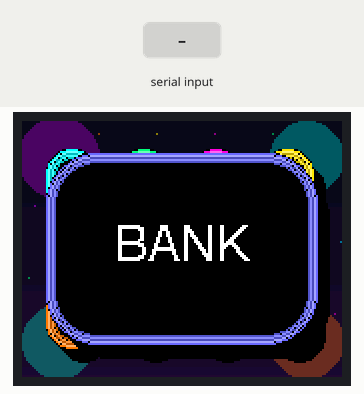
Recording of a sketch running on a simulated ESP32. Parts: 160×128 colour display. The test bench sets the inputs (shaded band). EEPROM starts erased.

Above: at 1.6 s.
1.7 s: "@U,,45\n" received over the second serial link
At 1.82 s:
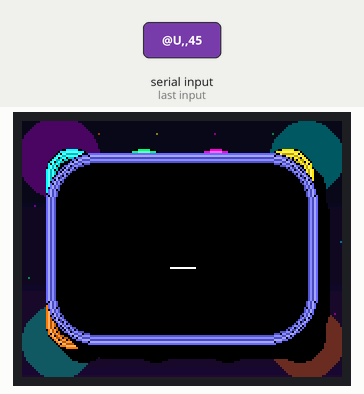
At 3.0 s:
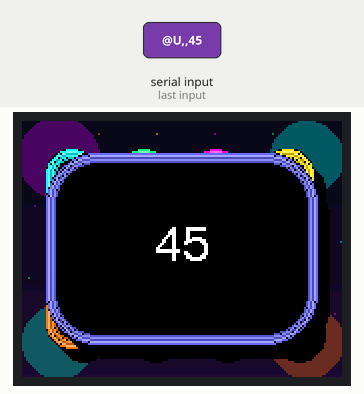
Timing chart, 0 to 4.7 s (numbered marks = the images above; inputs shaded):
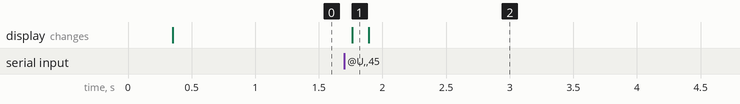

The sketch:

esp32-2432.ino
```cpp
#include <Arduino.h>
#include <Preferences.h>
#include <TFT_eSPI.h>
#include <math.h>

TFT_eSPI tft = TFT_eSPI();
TFT_eSprite cardSpr = TFT_eSprite(&tft);
TFT_eSprite bankSpr = TFT_eSprite(&tft);
Preferences prefs;

// -------------------- UART --------------------
static const int UART_RX_PIN = 3;
static const int UART_TX_PIN = 1;
static const uint32_t UART_BAUD = 115200;
#define UART_PORT Serial1

// -------------------- state --------------------
static String bankName = "BANK";
static String swName[8] = {"SW1","SW2","SW3","SW4","SW5","SW6","SW7","SW8"};
static int bankIndex = 0; // เก็บไว้แต่ไม่โชว์
static String lineBuf;

// debounce NVS save
static bool nvsDirty = false;
static uint32_t nvsSaveAtMs = 0;
static const uint32_t NVS_DEBOUNCE_MS = 800;

// -------------------- layout --------------------
struct Rect { int x, y, w, h; };
static Rect cardTop[4];
static Rect cardBot[4];
static Rect bankRect;
static bool layoutReady = false;

// -------------------- cache --------------------
static String prevBank = "";
static String prevSw[8];

// -------------------- UI geometry --------------------
static const int R_SWITCH = 20; // โค้ง
static const int R_BANK   = 26; // โค้ง

// -------------------- typewriter animation (BANK only) --------------------
static bool bankTyping = false;
static String bankTarget = "BANK";     // full (fitted) text to type
static int bankTypedLen = 0;
static uint32_t bankNextStepMs = 0;
static const uint32_t BANK_TYPE_MS = 55; // ความเร็วพิมพ์ทีละตัว

// -------------------- color helpers --------------------
static uint16_t rgb565(uint8_t r, uint8_t g, uint8_t b)
{
  return ((r & 0xF8) << 8) | ((g & 0xFC) << 3) | (b >> 3);
}

static uint16_t blend565(uint16_t a, uint16_t b, uint8_t t) // 0..255
{
  uint8_t ar = (a >> 11) & 0x1F; ar = (ar * 255) / 31;
  uint8_t ag = (a >> 5)  & 0x3F; ag = (ag * 255) / 63;
  uint8_t ab = (a)       & 0x1F; ab = (ab * 255) / 31;

  uint8_t br = (b >> 11) & 0x1F; br = (br * 255) / 31;
  uint8_t bg = (b >> 5)  & 0x3F; bg = (bg * 255) / 63;
  uint8_t bb = (b)       & 0x1F; bb = (bb * 255) / 31;

  uint8_t cr = (uint8_t)((ar * (255 - t) + br * t) / 255);
  uint8_t cg = (uint8_t)((ag * (255 - t) + bg * t) / 255);
  uint8_t cb = (uint8_t)((ab * (255 - t) + bb * t) / 255);

  return rgb565(cr, cg, cb);
}

static void vgradTFT(int x, int y, int w, int h, uint16_t topC, uint16_t botC)
{
  if (w <= 0 || h <= 0) return;
  int denom = (h > 1) ? (h - 1) : 1;
  for (int i = 0; i < h; i++) {
    uint8_t t = (uint8_t)((i * 255) / denom);
    tft.drawFastHLine(x, y + i, w, blend565(topC, botC, t));
  }
}

// gradient “แบบมนโค้ง” ลง sprite (มุมโปร่งใสไว้ push แบบ transparent)
static void vgradRoundSPR(TFT_eSprite &g, int w, int h, int radius, uint16_t topC, uint16_t botC)
{
  if (w <= 0 || h <= 0) return;
  if (radius < 0) radius = 0;
  if (radius * 2 > w) radius = w / 2;
  if (radius * 2 > h) radius = h / 2;

  int denom = (h > 1) ? (h - 1) : 1;

  for (int y = 0; y < h; y++) {
    uint8_t t = (uint8_t)((y * 255) / denom);
    uint16_t c = blend565(topC, botC, t);

    int dx = 0;
    if (radius > 0) {
      if (y < radius) {
        int yy = (radius - 1) - y;
        float fx = sqrtf((float)radius * (float)radius - (float)yy * (float)yy);
        dx = radius - (int)(fx + 0.5f);
      } else if (y >= (h - radius)) {
        int yy = y - (h - radius);
        float fx = sqrtf((float)radius * (float)radius - (float)yy * (float)yy);
        dx = radius - (int)(fx + 0.5f);
      }
    }

    int x = dx;
    int ww = w - 2 * dx;
    if (ww > 0) g.drawFastHLine(x, y, ww, c);
  }
}

// -------------------- string helpers --------------------
static String toUpperAscii(const String &in)
{
  String out = in;
  for (size_t i = 0; i < out.length(); i++) {
    char c = out[i];
    if (c >= 'a' && c <= 'z') out[i] = (char)(c - 'a' + 'A');
  }
  return out;
}

static String normName(const String &in, const char *fallback)
{
  String s = in;
  s.trim();
  if (s.length() == 0) return String(fallback);
  return toUpperAscii(s);
}

// -------------------- text helpers --------------------
static String fitText(TFT_eSprite &g, const String &txt, int maxPx, int font)
{
  String s = txt;
  if (s.length() == 0) return s;
  if (g.textWidth(s, font) <= maxPx) return s;

  const String dots = "...";
  const int dotsW = g.textWidth(dots, font);
  while (s.length() > 0 && (g.textWidth(s, font) + dotsW) > maxPx) {
    s.remove(s.length() - 1);
  }
  if (s.length() == 0) return dots;
  return s + dots;
}

// switch: font 2 คงที่ (center)
static void drawCenteredFixedFont2(TFT_eSprite &g, int x, int y, int w, int h,
                                   const String &label, uint16_t fg, uint16_t bg)
{
  const int font = 2;
  const int pad = 12;
  const int maxPx = w - pad * 2;

  String shown = fitText(g, label, maxPx, font);

  g.setTextDatum(MC_DATUM);
  g.setTextFont(font);

  g.setTextColor(rgb565(0,0,0), bg);
  g.drawString(shown, x + w/2 + 1, y + h/2 + 1);

  g.setTextColor(fg, bg);
  g.drawString(shown, x + w/2, y + h/2);
}

// BANK: font 4 center (typewriter)
static void drawBankCenteredTypewriterFont4(TFT_eSprite &g, int w, int h,
                                            const String &label, uint16_t fg, uint16_t bg)
{
  const int font = 4;
  const int padX = 22;
  const int maxPx = w - padX * 2;

  String shown = fitText(g, label, maxPx, font);

  g.setTextDatum(MC_DATUM);
  g.setTextFont(font);

  g.setTextColor(rgb565(0,0,0), bg);
  g.drawString(shown, w/2 + 2, h/2 + 2);

  g.setTextColor(fg, bg);
  g.drawString(shown, w/2, h/2);
}

// -------------------- layout compute --------------------
static void computeLayout()
{
  const int W = tft.width();
  const int H = tft.height();

  const int margin = 12;
  const int gap = 10;

  const int cardW = (W - margin * 2 - gap * 3) / 4;
  const int cardH = 62;

  const int topY = 14;
  const int botY = H - 14 - cardH;

  const int midTop = topY + cardH;
  const int midBot = botY;
  const int midH = midBot - midTop;

  int bankH = 96;
  int bankW = W - margin * 2;
  if (midH > 0) {
    int maxH = midH - 16;
    if (maxH < 72) maxH = 72;
    if (bankH > maxH) bankH = maxH;
  }

  const int bankX = margin;
  const int bankY = midTop + (midH - bankH) / 2;

  for (int i = 0; i < 4; i++) {
    int x = margin + i * (cardW + gap);
    cardTop[i] = {x, topY, cardW, cardH};
    cardBot[i] = {x, botY, cardW, cardH};
  }
  bankRect = {bankX, bankY, bankW, bankH};
  layoutReady = true;
}

// -------------------- THEME --------------------
static uint16_t BG_TOP, BG_BOT;
static uint16_t TXT_MAIN;
static uint16_t SHADOW_1, SHADOW_2;

static uint16_t ACC_SW[8];
static uint16_t ACC_BANK_1, ACC_BANK_2;

static uint16_t TRANSP;

// -------------------- background --------------------
static void drawStaticBackground()
{
  vgradTFT(0, 0, tft.width(), tft.height(), BG_TOP, BG_BOT);

  for (int y = 6; y < tft.height(); y += 18) {
    int x0 = (y * 11) % 19;
    for (int x = x0; x < tft.width(); x += 29) {
      int k = (x + y) % 10;
      uint16_t c = BG_TOP;
      if (k == 0) c = blend565(ACC_SW[0], BG_TOP, 120);
      else if (k == 1) c = blend565(ACC_SW[1], BG_TOP, 120);
      else if (k == 2) c = blend565(ACC_SW[2], BG_TOP, 120);
      else if (k == 3) c = blend565(ACC_SW[3], BG_TOP, 120);
      else if (k == 4) c = blend565(ACC_SW[4], BG_TOP, 120);
      else if (k == 5) c = blend565(ACC_SW[5], BG_TOP, 120);
      else if (k == 6) c = blend565(ACC_SW[6], BG_TOP, 120);
      else if (k == 7) c = blend565(ACC_SW[7], BG_TOP, 120);
      else if (k == 8) c = blend565(ACC_BANK_1, BG_TOP, 120);
      else c = blend565(ACC_BANK_2, BG_TOP, 120);
      tft.drawPixel(x, y, c);
    }
  }

  tft.fillCircle(18, 18, 20, blend565(ACC_BANK_1, BG_TOP, 170));
  tft.fillCircle(tft.width() - 18, 18, 18, blend565(ACC_SW[0], BG_TOP, 170));
  tft.fillCircle(tft.width() - 18, tft.height() - 18, 18, blend565(ACC_SW[4], BG_BOT, 170));
  tft.fillCircle(18, tft.height() - 18, 18, blend565(ACC_SW[6], BG_BOT, 170));
}

static void drawShadowOnTFT(int x, int y, int w, int h, int radius)
{
  tft.fillRoundRect(x + 6, y + 7, w, h, radius, SHADOW_2);
  tft.fillRoundRect(x + 3, y + 4, w, h, radius, SHADOW_1);
}

// -------------------- THICK VIVID BORDER (5 layers) --------------------
static void drawThickVividBorderSPR(TFT_eSprite &g, int w, int h, int radius, uint16_t accent)
{
  uint16_t white = rgb565(255,255,255);
  uint16_t black = rgb565(0,0,0);

  // 5 ชั้น: สด -> ไฮไลต์ -> เข้ม -> ไฮไลต์ -> เข้ม
  uint16_t c0 = accent;
  uint16_t c1 = blend565(white, accent, 150);
  uint16_t c2 = blend565(black, accent, 185);
  uint16_t c3 = blend565(white, accent, 190);
  uint16_t c4 = blend565(black, accent, 205);

  g.drawRoundRect(0, 0, w, h, radius, c0);
  g.drawRoundRect(1, 1, w - 2, h - 2, radius - 1, c1);
  g.drawRoundRect(2, 2, w - 4, h - 4, radius - 2, c2);
  g.drawRoundRect(3, 3, w - 6, h - 6, radius - 3, c3);
  g.drawRoundRect(4, 4, w - 8, h - 8, radius - 4, c4);
}

static uint16_t bankAccentMix()
{
  return blend565(ACC_BANK_1, ACC_BANK_2, 128);
}

// -------------------- SWITCH CARD (static) --------------------
static void drawSwitchCardStatic(const Rect &r, uint16_t accent, const String &label)
{
  drawShadowOnTFT(r.x, r.y, r.w, r.h, R_SWITCH);

  cardSpr.fillSprite(TRANSP);

  // ✅ พื้นหลังการ์ด “ดำ”
  uint16_t topC = rgb565(0, 0, 0);
  uint16_t botC = rgb565(0, 0, 0);

  vgradRoundSPR(cardSpr, r.w, r.h, R_SWITCH, topC, botC);

  // ✅ ขอบหนาขึ้น + สดๆ
  drawThickVividBorderSPR(cardSpr, r.w, r.h, R_SWITCH, accent);

  // text
  drawCenteredFixedFont2(cardSpr, 0, 0, r.w, r.h, label, TXT_MAIN, botC);

  cardSpr.pushSprite(r.x, r.y, TRANSP);
}

// -------------------- BANK PANEL (static/typing) --------------------
static void drawBankPanel(const Rect &r, const String &textToShow)
{
  uint16_t accent = bankAccentMix();

  drawShadowOnTFT(r.x, r.y, r.w, r.h, R_BANK);

  bankSpr.fillSprite(TRANSP);

  // ✅ พื้นหลัง bank “ดำ”
  uint16_t topC = rgb565(0, 0, 0);
  uint16_t botC = rgb565(0, 0, 0);

  vgradRoundSPR(bankSpr, r.w, r.h, R_BANK, topC, botC);

  // ✅ ขอบหนาขึ้น + สดๆ
  drawThickVividBorderSPR(bankSpr, r.w, r.h, R_BANK, accent);

  // ✅ ตัวหนังสือกลาง + typewriter
  drawBankCenteredTypewriterFont4(bankSpr, r.w, r.h, textToShow, TXT_MAIN, botC);

  bankSpr.pushSprite(r.x, r.y, TRANSP);
}

// -------------------- BANK TYPEWRITER CONTROL --------------------
static void startBankTyping(const String &fullBankName)
{
  // fit ก่อน แล้วค่อย type จะไม่สั่น
  const int font = 4;
  const int padX = 22;
  const int maxPx = bankRect.w - padX * 2;

  bankSpr.setTextFont(font);
  bankTarget = fitText(bankSpr, fullBankName, maxPx, font);

  bankTypedLen = 0;
  bankTyping = true;
  bankNextStepMs = millis();

  drawBankPanel(bankRect, String("_"));
}

// -------------------- redraw logic --------------------
static void redrawStaticIfChanged(bool startTypingIfBankChanged)
{
  if (!layoutReady) computeLayout();

  String b = normName(bankName, "BANK");
  String s[8];
  for (int i = 0; i < 8; i++) s[i] = normName(swName[i], "");

  // switches
  for (int i = 0; i < 4; i++) {
    if (prevSw[i] != s[i]) {
      prevSw[i] = s[i];
      drawSwitchCardStatic(cardTop[i], ACC_SW[i], s[i]);
    }
  }
  for (int i = 0; i < 4; i++) {
    int idx = i + 4;
    if (prevSw[idx] != s[idx]) {
      prevSw[idx] = s[idx];
      drawSwitchCardStatic(cardBot[i], ACC_SW[idx], s[idx]);
    }
  }

  // bank
  if (prevBank != b) {
    prevBank = b;
    if (startTypingIfBankChanged) startBankTyping(b);
    else drawBankPanel(bankRect, b);
  }
}

static void drawAllUI()
{
  prevBank = "";
  for (int i = 0; i < 8; i++) prevSw[i] = "";

  redrawStaticIfChanged(false);
  startBankTyping(normName(bankName, "BANK"));
}

// -------------------- NVS --------------------
static void saveToNVS()
{
  prefs.begin("disp", false);
  prefs.putInt("bank_i", bankIndex);
  prefs.putString("bank_n", bankName);
  for (int i = 0; i < 8; i++) {
    String key = "sw" + String(i + 1);
    prefs.putString(key.c_str(), swName[i]);
  }
  prefs.end();
}

static void loadFromNVS()
{
  prefs.begin("disp", true);
  bankIndex = prefs.getInt("bank_i", 0);
  bankName  = prefs.getString("bank_n", "BANK");
  for (int i = 0; i < 8; i++) {
    String key = "sw" + String(i + 1);
    swName[i] = prefs.getString(key.c_str(), "SW" + String(i + 1));
  }
  prefs.end();
}

// -------------------- protocol --------------------
static bool parseUpdateLine(const String &line)
{
  if (!line.startsWith("@U,")) return false;

  String parts[11];
  int count = 0;

  int start = 0;
  while (count < 11) {
    int idx = line.indexOf(',', start);
    if (idx < 0) {
      parts[count++] = line.substring(start);
      break;
    }
    parts[count++] = line.substring(start, idx);
    start = idx + 1;
  }
  if (count < 3) return false;

  bankIndex = parts[1].toInt();
  bankName  = parts[2];
  bankName.trim();

  for (int i = 0; i < 8; i++) {
    int pi = 3 + i;
    if (pi < count) {
      String s = parts[pi];
      s.trim();
      if (s.length() > 0) swName[i] = s;
    }
    if (swName[i].length() == 0) swName[i] = "SW" + String(i + 1);
  }

  return true;
}

void setup()
{
  Serial.begin(115200);
  delay(50);

  UART_PORT.begin(UART_BAUD, SERIAL_8N1, UART_RX_PIN, UART_TX_PIN);
  UART_PORT.setRxBufferSize(1024);
  UART_PORT.flush();

  tft.init();
  tft.setRotation(1); // landscape

  TRANSP = rgb565(255, 0, 255);

  BG_TOP = rgb565(8, 10, 28);
  BG_BOT = rgb565(38, 8, 52);

  TXT_MAIN = rgb565(252, 252, 255);

  SHADOW_1 = rgb565(0, 0, 0);
  SHADOW_2 = rgb565(0, 0, 0);

  // สดๆ
  ACC_SW[0] = rgb565(0,   255, 255);
  ACC_SW[1] = rgb565(0,   255, 120);
  ACC_SW[2] = rgb565(255, 0,   220);
  ACC_SW[3] = rgb565(255, 230, 0);
  ACC_SW[4] = rgb565(255, 120, 0);
  ACC_SW[5] = rgb565(160, 60,  255);
  ACC_SW[6] = rgb565(0,   255, 200);
  ACC_SW[7] = rgb565(255, 40,  60);

  ACC_BANK_1 = rgb565(210, 0,   255);
  ACC_BANK_2 = rgb565(0,   210, 255);

  computeLayout();

  cardSpr.setColorDepth(16);
  bankSpr.setColorDepth(16);
  cardSpr.createSprite(cardTop[0].w, cardTop[0].h);
  bankSpr.createSprite(bankRect.w, bankRect.h);

  drawStaticBackground();

  loadFromNVS();

  bankName = normName(bankName, "BANK");
  for (int i = 0; i < 8; i++) swName[i] = normName(swName[i], "");

  drawAllUI();
}

void loop()
{
  // ---------- UART handling ----------
  while (UART_PORT.available()) {
    char ch = (char)UART_PORT.read();
    if (ch == '\r') continue;

    if (ch == '\n') {
      String line = lineBuf;
      lineBuf = "";
      line.trim();
      if (line.length() == 0) continue;

      if (parseUpdateLine(line)) {
        bankName = normName(bankName, "BANK");
        for (int i = 0; i < 8; i++) swName[i] = normName(swName[i], "");

        UART_PORT.print("@A,OK\n");
        UART_PORT.flush();

        // bank เปลี่ยน -> เริ่ม typewriter
        redrawStaticIfChanged(true);

        nvsDirty = true;
        nvsSaveAtMs = millis() + NVS_DEBOUNCE_MS;
      }
    } else {
      if (lineBuf.length() < 300) lineBuf += ch;
      else lineBuf = "";
    }
  }

  // ---------- BANK typewriter tick ----------
  if (bankTyping) {
    uint32_t now = millis();
    if ((int32_t)(now - bankNextStepMs) >= 0) {
      bankNextStepMs = now + BANK_TYPE_MS;

      bankTypedLen++;
      int L = (int)bankTarget.length();

      if (bankTypedLen >= L) {
        bankTyping = false;
        drawBankPanel(bankRect, bankTarget);
      } else {
        String partial = bankTarget.substring(0, bankTypedLen);
        partial += "_";
        drawBankPanel(bankRect, partial);
      }
    }
  }

  // ---------- NVS debounce ----------
  if (nvsDirty && (int32_t)(millis() - nvsSaveAtMs) >= 0) {
    saveToNVS();
    nvsDirty = false;
  }

  yield();
}
```

Measured:
- after the input at 1.7 s, the display: changes after 0.06 s (image 1)
